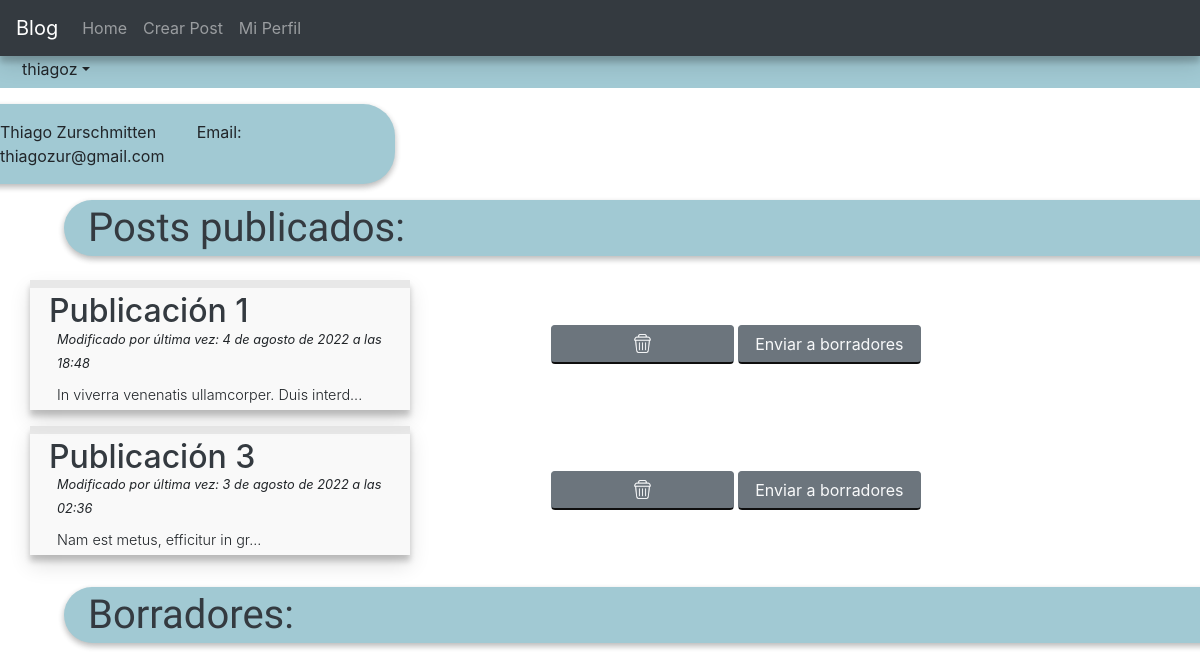
The page /blog/delpost/publicacion-215 (signed in) on the database its author committed.
### blogapp/models.py (models this page shows, shortened)
class Post(models.Model):
    class NewManager(models.Manager):
        def get_queryset(self):
            return super().get_queryset().filter(status='published')
    class NewManagerD(models.Manager):
        def get_queryset(self):
            return super().get_queryset().filter(status='draft')
    options = (
        ('draft', 'Draft'),
        ('published', 'Published'),
        )
    title = models.CharField(max_length=250)
    slug = models.SlugField(max_length=250, unique_for_date='publish')
    publish = models.DateTimeField(default=timezone.now)
    author = models.ForeignKey(User, on_delete=models.CASCADE, related_name='blogapp_posts')
    content = models.TextField()
    status = models.CharField(max_length=10, choices=options, default='draft')
    excerpt = models.TextField(null=True)
    objects = models.Manager()
    newmanager = NewManager()
    newmanagerd = NewManagerD()
    def get_absolute_url(self):
        return reverse('blog:post_single', args=[self.slug])
    class Meta:
        ordering = ('-publish',)

### blogapp/views.py (the view)
# urls.py: path('delpost/<postslug>', views.delpost, name='delpost'),
@login_required(login_url='/blog/auth/')
def delpost(request, postslug):
    deleted = Post.objects.get(slug=postslug)
    deletedid = PostCounter.objects.get(slug=deleted.slug)
    deletedid.delete()
    deleted.delete()
    userobj = get_object_or_404(User, username=request.user)
    pposts = Post.newmanager.all().filter(author=request.user)
    dposts = Post.newmanagerd.all().filter(author=request.user)
    return render(request, 'profile.html', {'username' : userobj.username, 'user_firstname' : userobj.first_name, 'user_lastname' : userobj.last_name, 'user_email' : userobj.email, 'pposts' : pposts, 'dposts' : dposts})

### blogapp/templates/profile.html (shortened to what this page needs)
{% extends 'base.html' %}
{% block content %}
{% load static %}
<div class="row pl-4 notpop" style="background-color: rgb(161, 201, 211); margin-top: 3.5rem;">
        <h5 class="btn pt-0 m-0 dropdown-toggle" id="dropdownMenuButton" data-toggle="dropdown" aria-haspopup="true" aria-expanded="false">{{username}}</h5>
    </div>
<div class="row mt-3 notpop">
    <div class="col-4 shadertwo d-flex justify-content-center" style="background-color: rgb(161, 201, 211); border-radius: 0 2rem 2rem 0; border: 0px;">
        <p class="mt-3">{{user_firstname}} {{user_lastname}}&nbsp &nbsp &nbsp &nbsp &nbspEmail: {{user_email}}</p>
    </div>
</div>
<h1 class="col-12 mt-3 text-dark pl-4 pt-1 pb-1 shadertwo notpop" style="margin-left: 4rem; font-family: 'Mukta', sans-serif; font-weight: 400; background-color: rgb(161, 201, 211); border-radius: 2rem 0 0 2rem;">Posts publicados:</h1>
<div class="container mt-4">
    {% for post in pposts %}
        <div class="row align-items-center notpop">
            <div class="col-4 shaderone p-1 mb-3" style="background-color:  rgba(233, 233, 233, 0.295); border-top: .5rem inset rgba(209, 209, 209, 0.137);">
                <div class="col-12" style="margin-bottom: -.8rem;">
                    <a class="text-dark" href="{{post.get_absolute_url}}"><h2>{{post.title}}</h2></a>
                </div>
                <div class="col-12 ml-2"><small><i>Modificado por última vez: {{post.publish}}</i></small></div>
                <div class="col-12 mt-2 ml-2"><small class="font-weight-light" style="font-size: .9rem;">{{post.excerpt}}</small></div>
            </div>
            <div class="col-8">
                <button class="col-3 btn btn-secondary mb-3 popupbtn" style="border-bottom: 2px outset rgb(99, 99, 99);" type="button"><img class="btlight" style="height: 1.2rem; width: auto; margin-top: -.3rem;" src="{% static 'trashcan.png' %}" alt=""></button>
                <a class="col-3 btn btn-secondary mb-3 text-light" style="border-bottom: 2px outset rgb(99, 99, 99);" href="/blog/togglepost/{{post.slug}}">Enviar a borradores</a>
            </div>
        </div>
    {% endfor %}
</div>
<h1 class="col-12 mt-3 text-dark pl-4 pt-1 pb-1 shadertwo notpop" style="margin-left: 4rem; font-family: 'Mukta', sans-serif; font-weight: 400; background-color: rgb(161, 201, 211); border-radius: 2rem 0 0 2rem;">Borradores:</h1>
{% endblock %}

### blogapp/static/shader.css (style rules this page uses)
.shaderone { box-shadow: rgba(0, 0, 0, 0.12) 0px 10px 20px, rgba(0, 0, 0, 0.2) 0px 6px 6px; }
.shadertwo { box-shadow: rgba(0, 0, 0, 0.12) 0px 3px 6px, rgba(0, 0, 0, 0.18) 0px 3px 6px; }

### blogapp/static/btlight.css (style rules this page uses)
.btlight { filter: invert(100%) sepia(6%) saturate(983%) hue-rotate(175deg) brightness(99%) contrast(98%); }

### blogapp/templates/base.html (style rules this page uses)
html,body { overflow-x: hidden; }

### rows shown on the page
Post: title "Publicación 1", publish "4 de agosto de 2022 a las 18:48", excerpt "In viverra venenatis ullamcorper. Duis interd..."
Post: title "Publicación 3", publish "3 de agosto de 2022 a las 02:36", excerpt "Nam est metus, efficitur in gr..."

### other values the page prints
{{ username }} "thiagoz"
{{ user_firstname }} "Thiago"
{{ user_lastname }} "Zurschmitten"
{{ user_email }} "thiagozur@gmail.com"
